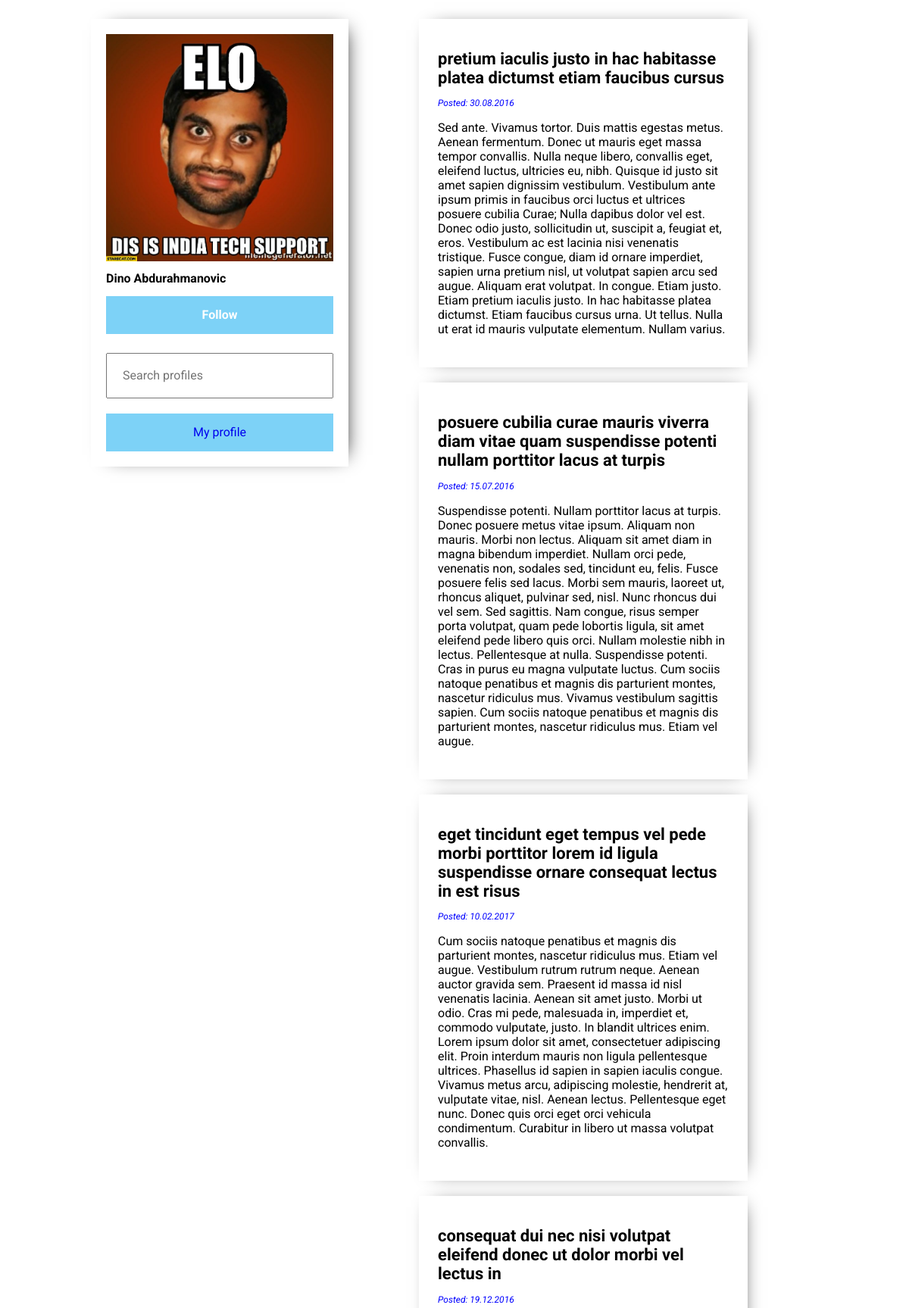
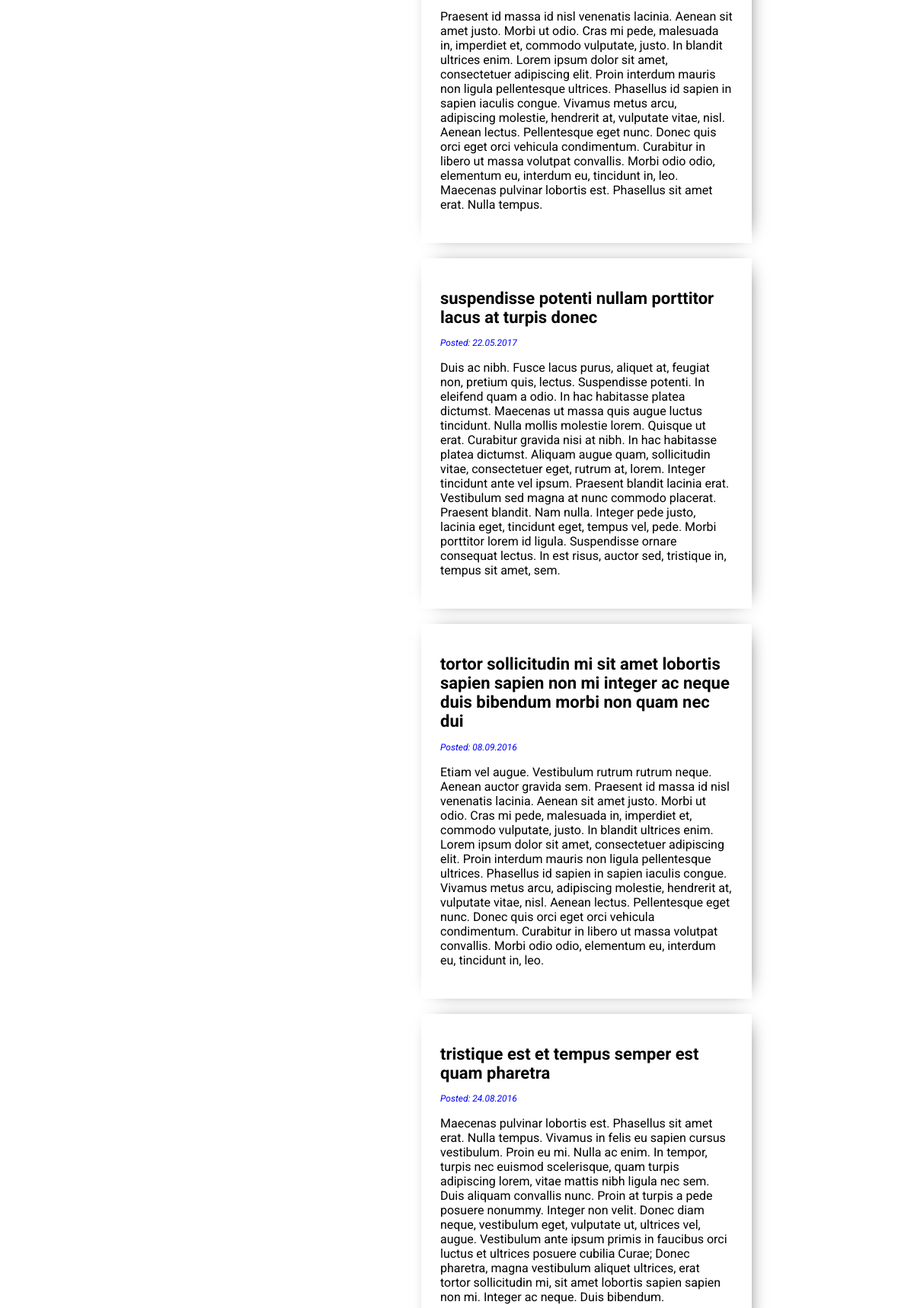
The app's page /profile-browse.php?id=1 (upper part) with its own data (2 pictures, top to bottom).
### tables this page shows
CREATE TABLE `Users` (
  `id` int(6) NOT NULL AUTO_INCREMENT,
  `email` varchar(75) NOT NULL,
  `username` varchar(75) NOT NULL,
  `password` varchar(75) NOT NULL,
  `firstName` varchar(50) NOT NULL,
  `lastName` varchar(50) NOT NULL,
  `profilePicture` varchar(255) DEFAULT NULL,
  PRIMARY KEY (`id`)
);

CREATE TABLE `Posts` (
  `id` int(6) NOT NULL AUTO_INCREMENT,
  `title` varchar(255) DEFAULT NULL,
  `postText` text,
  `dateCreated` varchar(20) DEFAULT NULL,
  `gps` varchar(100) DEFAULT NULL,
  `FK_Users_id` int(11) DEFAULT NULL,
  PRIMARY KEY (`id`),
  KEY `FK_Users_id` (`FK_Users_id`),
  CONSTRAINT `Posts_ibfk_2` FOREIGN KEY (`FK_Users_id`) REFERENCES `Users` (`id`) ON DELETE CASCADE ON UPDATE CASCADE
);

### profile-browse.php (the view, shortened to what this page needs)
<?php
require_once('db.php');
function profile_browse_load() {
  global $con;
  if (isset($_GET['id'])) {
    if (!empty($_GET['id'])) {
      $query = sprintf("SELECT firstName, lastName, profilePicture
                        FROM Users WHERE id = '%s';",
                        $con->real_escape_string($_GET['id']));
      if ($result = $con->query($query)) {
        if ($result->num_rows > 0) {
          while ($row = $result->fetch_assoc()) {
            if ($row['profilePicture'] == NULL){
              echo '<img src="img/profile.jpg" class="profilePicture">';
            } else {
              echo '<img src="' . $row['profilePicture'] . '" class="profilePicture">';
            }
            ?>
              <h2><?=$row['firstName']?> <?=$row['lastName']?></h2>
            <?php
          }
        }
      }
    }
  }
}
function profile_browse_load_posts() {
  global $con;
  if (isset($_GET['id'])) {
    if (!empty($_GET['id'])) {
      $query = sprintf("SELECT title, postText, dateCreated
                        FROM Posts WHERE FK_Users_id = '%s';",
                        $con->real_escape_string($_GET['id']));
      if ($result = $con->query($query)) {
        if ($result->num_rows > 0) {
          while ($row = $result->fetch_assoc()) {
            ?>
            <div class="post">
              <h1>
                <?=$row['title'];?>
              </h1>
              <i>Posted: <?=$row['dateCreated']?></i>
              <p>
                <?=$row['postText'];?>
              </p>
            </div>
            <?php
          }
        }
      }
    }
  }
}
function load_friends_btn() {
  global $con;
  $query = sprintf("SELECT * FROM Friendships
                    WHERE FK_Users_user1 = '%s' AND FK_Users_user2 = '%s'",
                    $con->real_escape_string($_SESSION['id']),
                    $con->real_escape_string($_GET['id']));
  if ($result = $con->query($query)) {
    if ($result->num_rows > 0) {
      ?>
      <a href="friends.php?id=<?=$_GET['id']?>&action=unfollow" class="remove-friend-btn">
        <h2>Unfollow</h2>
      </a>
      <?php
    }
    else {
      ?>
      <a href="friends.php?id=<?=$_GET['id']?>&action=follow" class="add-friend-btn">
        <h2>Follow</h2>
      </a>
      <?php
    }
  }
}
 ?>
<!DOCTYPE html>
<html>
  <head>
    <link rel="stylesheet" href="/css/style.css">
  </head>
  <body>
    <div class="main-container-outer">
      <div class="main-container-inner">
        <div class="profile-info">
          <?php
            profile_browse_load();
            load_friends_btn();
          ?>
          <form class="form-profile-search" action="profile-search.php" method="get">
            <input type="search" name="searchProfile" value="" placeholder="Search profiles">
          </form>
          <a href="profile.php" class="my-profile-btn" >My profile</a>
        </div>
        <div class="profile-posts">
          <div class="posts-wrapper">
            <?php profile_browse_load_posts(); ?>
          </div>
        </div>
      </div>
    </div>
  </body>
</html>

### css/style.css (style rules this page uses)
* { box-sizing: border-box; font-size: 16px; font-family: 'Roboto', sans-serif; }
html, body { margin: 0; padding: 0; }
a { text-decoration: none; }
.main-container-outer { min-height: 50vh; display: flex; flex-direction: column; justify-content: flex-start; align-items: center; }
.main-container-inner { width: 80vw; min-height: 100%; display: flex; flex-direction: row; justify-content: flex-start; align-items: flex-start; }
.profile-info { margin-top: 25px; padding: 20px; display: flex; flex-direction: column; justify-content: flex-start; align-items: flex-start; box-shadow: 10px 0 25px -15px black; }
.form-profile-search { margin-top: 25px; width: 100%; }
.form-profile-search input { height: 60px; width: 100%; padding-left: 20px; }
.profile-posts { flex: 2; }
.posts-wrapper { width: 100%; padding: 0 15%; margin-top: 25px; }
.post { position: relative; margin-bottom: 20px; padding: 25px; display: flex; flex-direction: column; box-shadow: 5px 0 25px -15px black; }
.profilePicture { width: 300px; height: auto; }
h1 { font-size: 22px; }
i { font-size: 12px; color: blue; }
.add-friend-btn, .remove-friend-btn, .profile-settings-btn, .logout-btn, .my-profile-btn { width: 100%; height: 50px; display: flex; flex-direction: row; justify-content: center; align-items: center; }
.add-friend-btn { background-color: #7DD2F7; color: white; }
.profile-settings-btn, .logout-btn, .my-profile-btn { border: 1px solid #7DD2F7; }
.profile-settings-btn, .my-profile-btn { margin-top: 20px; }
.profile-settings-btn:hover, .my-profile-btn { background-color: #7DD2F7; }

### records on screen
users: profilePicture (picture), firstName "Dino", lastName "Abdurahmanovic"
posts: title "pretium iaculis justo in hac habitasse platea dictumst etiam faucibus cursus", dateCreated "30.08.2016", postText "Sed ante. Vivamus tortor. Duis mattis egestas metus. Aenean fermentum. Donec ut mauris eget massa tempor convallis. Nulla neque libero, convallis eget, eleifend luctus, ultricies eu, nibh. Quisque id justo sit amet sapien dignissim vestibulum. Vestibulum ante ipsum primis in faucibus orci luctus et ultrices posuere cubilia Curae; Nulla dapibus dolor vel est. Donec odio justo, sollicitudin ut, suscipit a, feugiat et, eros. Vestibulum ac est lacinia nisi venenatis tristique. Fusce congue, diam id ornare imperdiet, sapien urna pretium nisl, ut volutpat sapien arcu sed augue. Aliquam erat volutpat. In congue. Etiam justo. Etiam pretium iaculis justo. In hac habitasse platea dictumst. Etiam…"
posts: title "posuere cubilia curae mauris viverra diam vitae quam suspendisse potenti nullam porttitor lacus at turpis", dateCreated "15.07.2016", postText "Suspendisse potenti. Nullam porttitor lacus at turpis. Donec posuere metus vitae ipsum. Aliquam non mauris. Morbi non lectus. Aliquam sit amet diam in magna bibendum imperdiet. Nullam orci pede, venenatis non, sodales sed, tincidunt eu, felis. Fusce posuere felis sed lacus. Morbi sem mauris, laoreet ut, rhoncus aliquet, pulvinar sed, nisl. Nunc rhoncus dui vel sem. Sed sagittis. Nam congue, risus semper porta volutpat, quam pede lobortis ligula, sit amet eleifend pede libero quis orci. Nullam molestie nibh in lectus. Pellentesque at nulla. Suspendisse potenti. Cras in purus eu magna vulputate luctus. Cum sociis natoque penatibus et magnis dis parturient montes, nascetur ridiculus mus.…"
posts: title "eget tincidunt eget tempus vel pede morbi porttitor lorem id ligula suspendisse ornare consequat lectus in est risus", dateCreated "10.02.2017", postText "Cum sociis natoque penatibus et magnis dis parturient montes, nascetur ridiculus mus. Etiam vel augue. Vestibulum rutrum rutrum neque. Aenean auctor gravida sem. Praesent id massa id nisl venenatis lacinia. Aenean sit amet justo. Morbi ut odio. Cras mi pede, malesuada in, imperdiet et, commodo vulputate, justo. In blandit ultrices enim. Lorem ipsum dolor sit amet, consectetuer adipiscing elit. Proin interdum mauris non ligula pellentesque ultrices. Phasellus id sapien in sapien iaculis congue. Vivamus metus arcu, adipiscing molestie, hendrerit at, vulputate vitae, nisl. Aenean lectus. Pellentesque eget nunc. Donec quis orci eget orci vehicula condimentum. Curabitur in libero ut massa…"
posts: title "consequat dui nec nisi volutpat eleifend donec ut dolor morbi vel lectus in", dateCreated "19.12.2016", postText "Praesent id massa id nisl venenatis lacinia. Aenean sit amet justo. Morbi ut odio. Cras mi pede, malesuada in, imperdiet et, commodo vulputate, justo. In blandit ultrices enim. Lorem ipsum dolor sit amet, consectetuer adipiscing elit. Proin interdum mauris non ligula pellentesque ultrices. Phasellus id sapien in sapien iaculis congue. Vivamus metus arcu, adipiscing molestie, hendrerit at, vulputate vitae, nisl. Aenean lectus. Pellentesque eget nunc. Donec quis orci eget orci vehicula condimentum. Curabitur in libero ut massa volutpat convallis. Morbi odio odio, elementum eu, interdum eu, tincidunt in, leo. Maecenas pulvinar lobortis est. Phasellus sit amet erat. Nulla tempus."
posts: title "suspendisse potenti nullam porttitor lacus at turpis donec", dateCreated "22.05.2017", postText "Duis ac nibh. Fusce lacus purus, aliquet at, feugiat non, pretium quis, lectus. Suspendisse potenti. In eleifend quam a odio. In hac habitasse platea dictumst. Maecenas ut massa quis augue luctus tincidunt. Nulla mollis molestie lorem. Quisque ut erat. Curabitur gravida nisi at nibh. In hac habitasse platea dictumst. Aliquam augue quam, sollicitudin vitae, consectetuer eget, rutrum at, lorem. Integer tincidunt ante vel ipsum. Praesent blandit lacinia erat. Vestibulum sed magna at nunc commodo placerat. Praesent blandit. Nam nulla. Integer pede justo, lacinia eget, tincidunt eget, tempus vel, pede. Morbi porttitor lorem id ligula. Suspendisse ornare consequat lectus. In est risus, auctor…"
posts: title "tortor sollicitudin mi sit amet lobortis sapien sapien non mi integer ac neque duis bibendum morbi non quam nec dui", dateCreated "08.09.2016", postText "Etiam vel augue. Vestibulum rutrum rutrum neque. Aenean auctor gravida sem. Praesent id massa id nisl venenatis lacinia. Aenean sit amet justo. Morbi ut odio. Cras mi pede, malesuada in, imperdiet et, commodo vulputate, justo. In blandit ultrices enim. Lorem ipsum dolor sit amet, consectetuer adipiscing elit. Proin interdum mauris non ligula pellentesque ultrices. Phasellus id sapien in sapien iaculis congue. Vivamus metus arcu, adipiscing molestie, hendrerit at, vulputate vitae, nisl. Aenean lectus. Pellentesque eget nunc. Donec quis orci eget orci vehicula condimentum. Curabitur in libero ut massa volutpat convallis. Morbi odio odio, elementum eu, interdum eu, tincidunt in, leo."
posts: title "tristique est et tempus semper est quam pharetra", dateCreated "24.08.2016", postText "Maecenas pulvinar lobortis est. Phasellus sit amet erat. Nulla tempus. Vivamus in felis eu sapien cursus vestibulum. Proin eu mi. Nulla ac enim. In tempor, turpis nec euismod scelerisque, quam turpis adipiscing lorem, vitae mattis nibh ligula nec sem. Duis aliquam convallis nunc. Proin at turpis a pede posuere nonummy. Integer non velit. Donec diam neque, vestibulum eget, vulputate ut, ultrices vel, augue. Vestibulum ante ipsum primis in faucibus orci luctus et ultrices posuere cubilia Curae; Donec pharetra, magna vestibulum aliquet ultrices, erat tortor sollicitudin mi, sit amet lobortis sapien sapien non mi. Integer ac neque. Duis bibendum."
